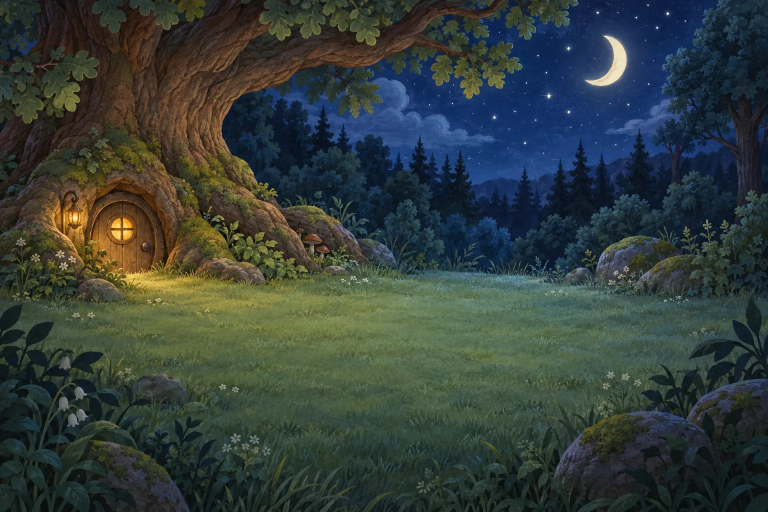
#> input picture game/assets/backgrounds/dab_noc/plyta.webp, 1536 x 1024 px (shown at 1/2 size)
$ python -i make_miejsca.py   (imports and definitions only)
#> lines starting #> are read from the running program, lines starting #| are printed output that depends on the picture
"""Drop places on a painted room (ctx.miejsca): the shelves, hooks, table and rug the scenery already shows become
places the child puts things ON. gpt-image paints one flat magenta patch over the named surface (one edit per place:
neighbouring shelves painted in one edit merged), the code keeps the patch's box.

  python tools/miejsca/make_miejsca.py przedpokoj      # -> game/assets/backgrounds/przedpokoj/miejsca.json
  python tools/miejsca/make_miejsca.py                 # every scene in MIEJSCA

A place has a kind: "stoi" (things stand on it - their feet on the patch's lower part), "wisi" (things hang from it - their
top at the patch) or "lezy" (things lie on it, centred). Review work/<scene>_miejsca.png; delete work/<scene>_<place>.png
to repaint one.
"""
from __future__ import annotations

import json
import sys
from pathlib import Path

import numpy as np
from PIL import Image, ImageDraw
from scipy import ndimage

sys.path.insert(0, str(Path(__file__).resolve().parent.parent / "common"))
import figgen  # noqa: E402

ROOT = Path(__file__).resolve().parents[2]
WORK = Path(__file__).resolve().parent / "work"
PLATES = ROOT / "tools" / "backgrounds" / "work"
OUT = ROOT / "game" / "assets" / "backgrounds"

# scene: {place: (kind, where the patch goes)}
MIEJSCA = {
    "dziupla_wnetrze": {
        "polka_duza": ("stoi", "the BIG long wooden wall shelf on the LEFT of the round window (the shelf board and the space just above it)"),
        "polka_mala": ("stoi", "the SMALL short wooden wall shelf on the RIGHT of the round window (the shelf board and the space just above it)"),
    },
    "dom": {
        "stol": ("stoi", "the whole flat TOP SURFACE of the big wooden kitchen table in the middle (only the table top, not the legs or chairs)"),
        "polka_gorna": ("stoi", "the UPPER small wooden wall shelf on the left, above the counter, with the jars standing on it (the shelf board and the space just above it where the jars stand)"),
        "polka_dolna": ("stoi", "the LOWER small wooden wall shelf on the left, with the little jars and the pot on it (the shelf board and the space just above it)"),
        "blat": ("stoi", "the long kitchen COUNTER TOP along the back wall, between the fridge and the cupboard, just under the window (only the counter's top surface)"),
        "kredens": ("stoi", "the middle glass-doored shelf of the tall green cupboard on the right, where the plates and bowls stand"),
    },
    "pokoj": {
        "lozko": ("lezy", "the blue blanket on top of the bed on the left (the flat top of the bed)"),
        "dywan": ("lezy", "the round blue-and-cream rug on the floor in the middle"),
        "regal_gora": ("stoi", "the TOP shelf of the wooden bookcase on the right, where the books stand (the shelf board and the space just above it)"),
        "regal_srodek": ("stoi", "the MIDDLE shelf of the wooden bookcase on the right, with the white and green boxes (the shelf board and the space just above it)"),
        "regal_dol": ("stoi", "the BOTTOM shelf of the wooden bookcase on the right, with the blue and yellow baskets (the shelf board and the space just above it)"),
        "parapet": ("stoi", "the white window SILL under the big window in the middle (only the sill)"),
    },
    "przedpokoj": {
        "wieszak": ("wisi", "the wooden board with five black HOOKS on the wall in the middle (the board and its hooks)"),
        "szafka_gora": ("stoi", "the flat TOP surface of the low wooden shoe rack on the left"),
        "szafka_srodek": ("stoi", "the MIDDLE shelf inside the low wooden shoe rack on the left (the shelf board and the space just above it)"),
        "szafka_dol": ("stoi", "the BOTTOM shelf inside the low wooden shoe rack on the left, just above the floor (the shelf board and the space just above it)"),
        "wycieraczka": ("lezy", "the brown doormat on the floor in front of the door on the right"),
    },
    "pokoj_noc": {
        "lozko": ("lezy", "the blue blanket on top of the bed on the left (the flat top of the bed)"),
        "dywan": ("lezy", "the round blue-and-cream rug on the floor in the middle"),
        "regal_gora": ("stoi", "the TOP shelf of the wooden bookcase on the right, where the books stand (the shelf board and the space just above it)"),
        "regal_srodek": ("stoi", "the MIDDLE shelf of the wooden bookcase on the right, with the white and green boxes (the shelf board and the space just above it)"),
        "regal_dol": ("stoi", "the BOTTOM shelf of the wooden bookcase on the right, with the blue and yellow baskets (the shelf board and the space just above it)"),
        "szafka_nocna": ("stoi", "the floor right next to the little glowing lamp beside the bed, where the lamp stands"),
    },
}


def magenta(p: Path, size) -> np.ndarray:
    B = np.asarray(Image.open(p).convert("RGB").resize(size, Image.LANCZOS)).astype(float)
    r, g, b = B[..., 0], B[..., 1], B[..., 2]
    m = (r > 170) & (b > 150) & (g < 110) & (np.abs(r - b) < 90)
    m = ndimage.binary_closing(ndimage.binary_opening(ndimage.gaussian_filter(m.astype(float), 2.0) > 0.5, iterations=2), iterations=6)
    lab, n = ndimage.label(m)
    if not n: return m
    sizes = ndimage.sum(m, lab, range(1, n + 1))
    return lab == (int(np.argmax(sizes)) + 1)                                # one place = its biggest patch


def build(scene: str) -> None:
    plate = PLATES / scene / "plyta.png"
    A = Image.open(plate).convert("RGB"); w, h = A.size
    WORK.mkdir(parents=True, exist_ok=True)
    out = {}
    for name, (kind, where) in MIEJSCA[scene].items():
        b = WORK / f"{scene}_{name}.png"
        if not b.exists():
            print(f"  {scene}/{name}: painting the patch...", flush=True)
            figgen.generate(f"""Exactly the same picture, unchanged in every way, with ONLY this added: ONE flat solid bright magenta
(#FF00FF) patch painted exactly over {where}, following its shape and covering it completely. Nothing else changes; no
other magenta anywhere.""", b, refs=[plate], size=f"{w}x{h}", quality="high", background="opaque")
        m = magenta(b, (w, h))
        if m.sum() < 400: print(f"  {scene}/{name}: NO patch found - check {b.name}"); continue
        ys, xs = np.nonzero(m)
        x0, x1, y0, y1 = xs.min(), xs.max(), ys.min(), ys.max()
        out[name] = {"rodzaj": kind, "x": round((x0 + x1) / 2 / w, 4), "y": round((y0 + y1) / 2 / h, 4),
                     "w": round((x1 - x0) / w, 4), "h": round((y1 - y0) / h, 4)}
    (OUT / scene / "miejsca.json").write_text(json.dumps(out, indent=1), encoding="utf-8")
    pod = A.copy(); d = ImageDraw.Draw(pod)
    for n, p in out.items():
        X0, Y0 = (p["x"] - p["w"] / 2) * w, (p["y"] - p["h"] / 2) * h
        d.rectangle([X0, Y0, X0 + p["w"] * w, Y0 + p["h"] * h], outline=(255, 40, 40), width=6)
        d.text((X0 + 8, Y0 + 6), f"{n} ({p['rodzaj']})", fill=(255, 255, 255))
    pod.resize((w // 2, h // 2)).save(WORK / f"{scene}_miejsca.png")
    print(f"{scene}: {len(out)} places")


# [3 lines not run here, left out]

>>> import cv2
>>> picture = cv2.imread('../../game/assets/backgrounds/dab_noc/plyta.webp', cv2.IMREAD_GRAYSCALE)
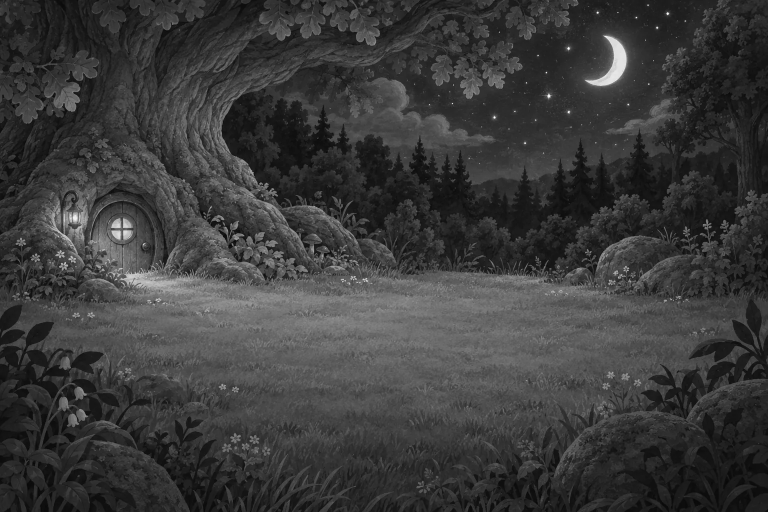
#> picture: shape (1024, 1536) (shown at 1/2 size); min 0, max 255, mean 58.8
#> (the run stopped early here; a loop or call above may not have finished)
